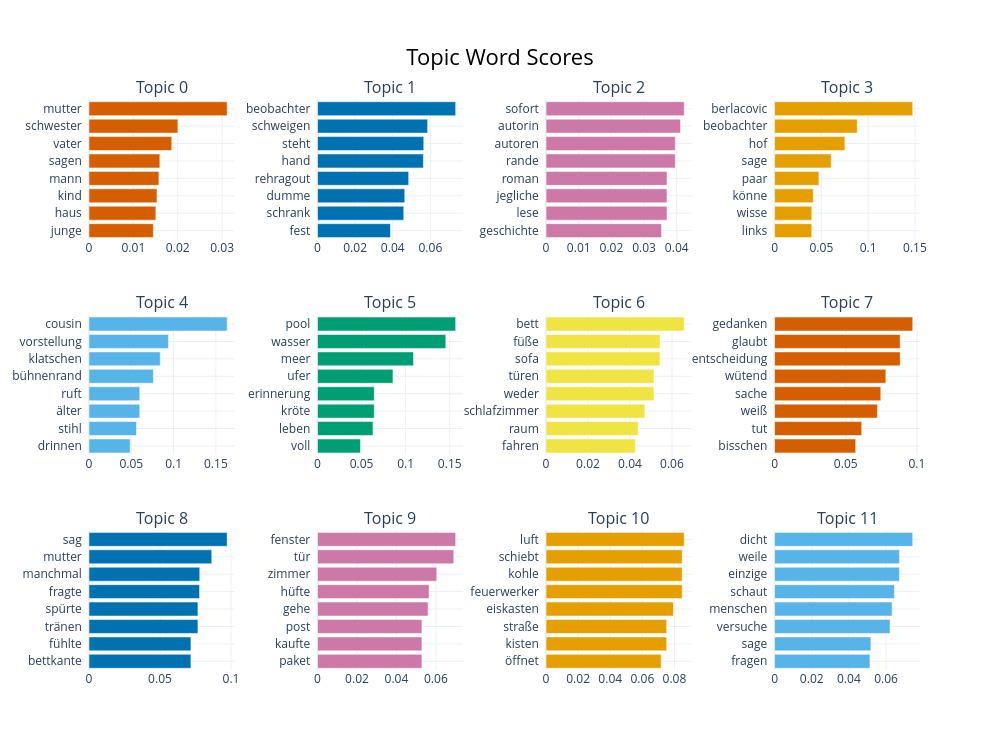

The cell this chart's notebook holds for it:
### Code cell
# ── Bar chart of top words per topic ─────────────────────────────────────────
topic_model.visualize_barchart(top_n_topics=12, n_words=8)

### Figure 1 — Plotly figure (JSON) as saved in the notebook; plotly's stock layout.template omitted (floating-point values rounded to 4 significant figures)
{"data": [{"marker": {"color": "#D55E00"}, "orientation": "h", "type": "bar", "x": [0.0145, 0.01507, 0.01532, 0.01575, 0.01597, 0.01865, 0.02003, 0.03114], "xaxis": "x", "y": ["junge  ", "haus  ", "kind  ", "mann  ", "sagen  ", "vater  ", "schwester  ", "mutter  "], "yaxis": "y"}, {"marker": {"color": "#0072B2"}, "orientation": "h", "type": "bar", "x": [0.03876, 0.04585, 0.04637, 0.04846, 0.05629, 0.05649, 0.05855, 0.07346], "xaxis": "x2", "y": ["fest  ", "schrank  ", "dumme  ", "rehragout  ", "hand  ", "steht  ", "schweigen  ", "beobachter  "], "yaxis": "y2"}, {"marker": {"color": "#CC79A7"}, "orientation": "h", "type": "bar", "x": [0.03535, 0.03701, 0.03701, 0.03701, 0.03956, 0.03956, 0.04117, 0.04229], "xaxis": "x3", "y": ["geschichte  ", "lese  ", "jegliche  ", "roman  ", "rande  ", "autoren  ", "autorin  ", "sofort  "], "yaxis": "y3"}, {"marker": {"color": "#E69F00"}, "orientation": "h", "type": "bar", "x": [0.03974, 0.03974, 0.04136, 0.04735, 0.06049, 0.07514, 0.08835, 0.1476], "xaxis": "x4", "y": ["links  ", "wisse  ", "könne  ", "paar  ", "sage  ", "hof  ", "beobachter  ", "berlacovic  "], "yaxis": "y4"}, {"marker": {"color": "#56B4E9"}, "orientation": "h", "type": "bar", "x": [0.0487, 0.05615, 0.06001, 0.06001, 0.07612, 0.08423, 0.09388, 0.1633], "xaxis": "x5", "y": ["drinnen  ", "stihl  ", "älter  ", "ruft  ", "bühnenrand  ", "klatschen  ", "vorstellung  ", "cousin  "], "yaxis": "y5"}, {"marker": {"color": "#009E73"}, "orientation": "h", "type": "bar", "x": [0.0487, 0.06291, 0.06439, 0.06439, 0.08558, 0.1089, 0.1456, 0.1568], "xaxis": "x6", "y": ["voll  ", "leben  ", "kröte  ", "erinnerung  ", "ufer  ", "meer  ", "wasser  ", "pool  "], "yaxis": "y6"}, {"marker": {"color": "#F0E442"}, "orientation": "h", "type": "bar", "x": [0.04256, 0.0439, 0.0471, 0.05142, 0.05142, 0.0543, 0.0543, 0.06585], "xaxis": "x7", "y": ["fahren  ", "raum  ", "schlafzimmer  ", "weder  ", "türen  ", "sofa  ", "füße  ", "bett  "], "yaxis": "y7"}, {"marker": {"color": "#D55E00"}, "orientation": "h", "type": "bar", "x": [0.05698, 0.06121, 0.07222, 0.07459, 0.07816, 0.08822, 0.08822, 0.09704], "xaxis": "x8", "y": ["bisschen  ", "tut  ", "weiß  ", "sache  ", "wütend  ", "entscheidung  ", "glaubt  ", "gedanken  "], "yaxis": "y8"}, {"marker": {"color": "#0072B2"}, "orientation": "h", "type": "bar", "x": [0.07178, 0.07178, 0.07671, 0.07671, 0.07785, 0.07799, 0.08644, 0.0973], "xaxis": "x9", "y": ["bettkante  ", "fühlte  ", "tränen  ", "spürte  ", "fragte  ", "manchmal  ", "mutter  ", "sag  "], "yaxis": "y9"}, {"marker": {"color": "#CC79A7"}, "orientation": "h", "type": "bar", "x": [0.05291, 0.05291, 0.05291, 0.05604, 0.05655, 0.06045, 0.06906, 0.07003], "xaxis": "x10", "y": ["paket  ", "kaufte  ", "post  ", "gehe  ", "hüfte  ", "zimmer  ", "tür  ", "fenster  "], "yaxis": "y10"}, {"marker": {"color": "#E69F00"}, "orientation": "h", "type": "bar", "x": [0.07173, 0.07515, 0.07515, 0.07937, 0.08482, 0.08482, 0.08482, 0.08608], "xaxis": "x11", "y": ["öffnet  ", "kisten  ", "straße  ", "eiskasten  ", "feuerwerker  ", "kohle  ", "schiebt  ", "luft  "], "yaxis": "y11"}, {"marker": {"color": "#56B4E9"}, "orientation": "h", "type": "bar", "x": [0.05133, 0.05185, 0.06216, 0.06325, 0.0645, 0.0672, 0.0672, 0.07436], "xaxis": "x12", "y": ["fragen  ", "sage  ", "versuche  ", "menschen  ", "schaut  ", "einzige  ", "weile  ", "dicht  "], "yaxis": "y12"}], "layout": {"annotations": [{"font": {"size": 16}, "showarrow": false, "text": "Topic 0", "x": 0.0875, "xanchor": "center", "xref": "paper", "y": 1, "yanchor": "bottom", "yref": "paper"}, {"font": {"size": 16}, "showarrow": false, "text": "Topic 1", "x": 0.3625, "xanchor": "center", "xref": "paper", "y": 1, "yanchor": "bottom", "yref": "paper"}, {"font": {"size": 16}, "showarrow": false, "text": "Topic 2", "x": 0.6375, "xanchor": "center", "xref": "paper", "y": 1, "yanchor": "bottom", "yref": "paper"}, {"font": {"size": 16}, "showarrow": false, "text": "Topic 3", "x": 0.9125, "xanchor": "center", "xref": "paper", "y": 1, "yanchor": "bottom", "yref": "paper"}, {"font": {"size": 16}, "showarrow": false, "text": "Topic 4", "x": 0.0875, "xanchor": "center", "xref": "paper", "y": 0.6222, "yanchor": "bottom", "yref": "paper"}, {"font": {"size": 16}, "showarrow": false, "text": "Topic 5", "x": 0.3625, "xanchor": "center", "xref": "paper", "y": 0.6222, "yanchor": "bottom", "yref": "paper"}, {"font": {"size": 16}, "showarrow": false, "text": "Topic 6", "x": 0.6375, "xanchor": "center", "xref": "paper", "y": 0.6222, "yanchor": "bottom", "yref": "paper"}, {"font": {"size": 16}, "showarrow": false, "text": "Topic 7", "x": 0.9125, "xanchor": "center", "xref": "paper", "y": 0.6222, "yanchor": "bottom", "yref": "paper"}, {"font": {"size": 16}, "showarrow": false, "text": "Topic 8", "x": 0.0875, "xanchor": "center", "xref": "paper", "y": 0.2444, "yanchor": "bottom", "yref": "paper"}, {"font": {"size": 16}, "showarrow": false, "text": "Topic 9", "x": 0.3625, "xanchor": "center", "xref": "paper", "y": 0.2444, "yanchor": "bottom", "yref": "paper"}, {"font": {"size": 16}, "showarrow": false, "text": "Topic 10", "x": 0.6375, "xanchor": "center", "xref": "paper", "y": 0.2444, "yanchor": "bottom", "yref": "paper"}, {"font": {"size": 16}, "showarrow": false, "text": "Topic 11", "x": 0.9125, "xanchor": "center", "xref": "paper", "y": 0.2444, "yanchor": "bottom", "yref": "paper"}], "height": 750, "hoverlabel": {"bgcolor": "white", "font": {"family": "Rockwell", "size": 16}}, "showlegend": false, "title": {"font": {"color": "Black", "size": 22}, "text": "Topic Word Scores", "x": 0.5, "xanchor": "center", "yanchor": "top"}, "width": 1000, "xaxis": {"anchor": "y", "domain": [0, 0.175], "showgrid": true}, "xaxis10": {"anchor": "y10", "domain": [0.275, 0.45], "showgrid": true}, "xaxis11": {"anchor": "y11", "domain": [0.55, 0.725], "showgrid": true}, "xaxis12": {"anchor": "y12", "domain": [0.825, 1], "showgrid": true}, "xaxis2": {"anchor": "y2", "domain": [0.275, 0.45], "showgrid": true}, "xaxis3": {"anchor": "y3", "domain": [0.55, 0.725], "showgrid": true}, "xaxis4": {"anchor": "y4", "domain": [0.825, 1], "showgrid": true}, "xaxis5": {"anchor": "y5", "domain": [0, 0.175], "showgrid": true}, "xaxis6": {"anchor": "y6", "domain": [0.275, 0.45], "showgrid": true}, "xaxis7": {"anchor": "y7", "domain": [0.55, 0.725], "showgrid": true}, "xaxis8": {"anchor": "y8", "domain": [0.825, 1], "showgrid": true}, "xaxis9": {"anchor": "y9", "domain": [0, 0.175], "showgrid": true}, "yaxis": {"anchor": "x", "domain": [0.7556, 1], "showgrid": true}, "yaxis10": {"anchor": "x10", "domain": [0, 0.2444], "showgrid": true}, "yaxis11": {"anchor": "x11", "domain": [0, 0.2444], "showgrid": true}, "yaxis12": {"anchor": "x12", "domain": [0, 0.2444], "showgrid": true}, "yaxis2": {"anchor": "x2", "domain": [0.7556, 1], "showgrid": true}, "yaxis3": {"anchor": "x3", "domain": [0.7556, 1], "showgrid": true}, "yaxis4": {"anchor": "x4", "domain": [0.7556, 1], "showgrid": true}, "yaxis5": {"anchor": "x5", "domain": [0.3778, 0.6222], "showgrid": true}, "yaxis6": {"anchor": "x6", "domain": [0.3778, 0.6222], "showgrid": true}, "yaxis7": {"anchor": "x7", "domain": [0.3778, 0.6222], "showgrid": true}, "yaxis8": {"anchor": "x8", "domain": [0.3778, 0.6222], "showgrid": true}, "yaxis9": {"anchor": "x9", "domain": [0, 0.2444], "showgrid": true}}}
